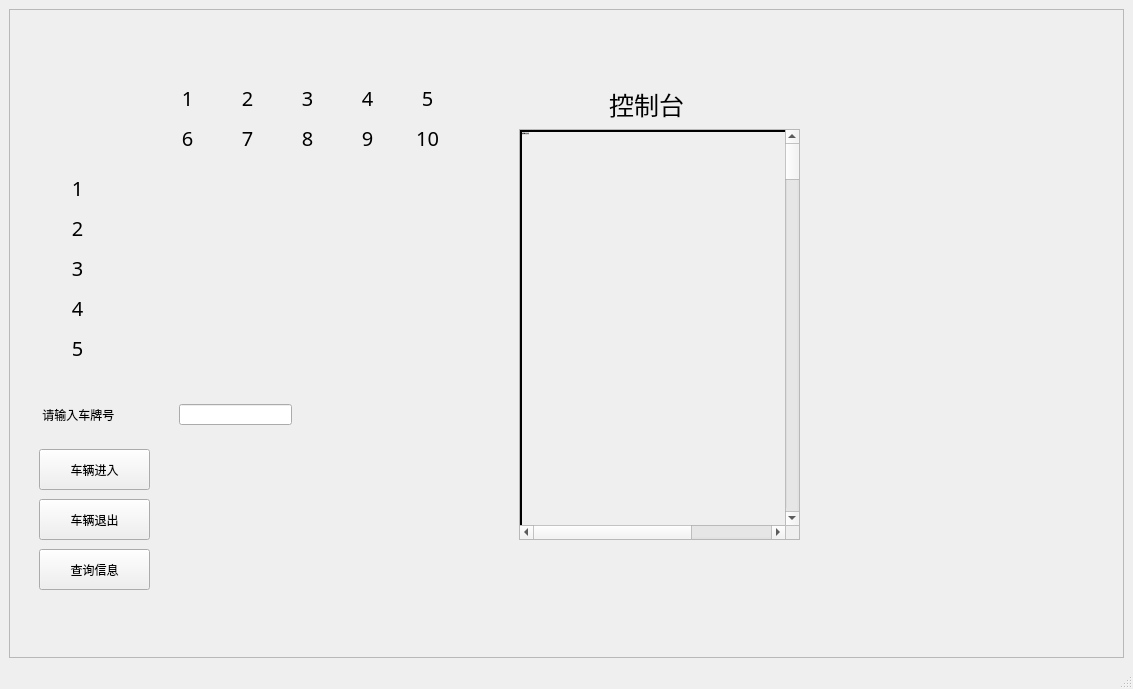
<?xml version="1.0" encoding="UTF-8"?>
<ui version="4.0">
 <class>MainWindow</class>
 <widget class="QMainWindow" name="MainWindow">
  <property name="geometry">
   <rect>
    <x>0</x>
    <y>0</y>
    <width>1133</width>
    <height>689</height>
   </rect>
  </property>
  <property name="windowTitle">
   <string>MainWindow</string>
  </property>
  <widget class="QWidget" name="centralwidget">
   <layout class="QGridLayout" name="gridLayout">
    <item row="0" column="0">
     <widget class="QFrame" name="frame">
      <property name="frameShape">
       <enum>QFrame::StyledPanel</enum>
      </property>
      <property name="frameShadow">
       <enum>QFrame::Raised</enum>
      </property>
      <widget class="QLabel" name="queue1">
       <property name="geometry">
        <rect>
         <x>40</x>
         <y>160</y>
         <width>57</width>
         <height>38</height>
        </rect>
       </property>
       <property name="styleSheet">
        <string notr="true">QLabel{
background-image: url(&quot;D:/QT/program/parkinglot/parkinglot.png&quot;);
font:20px bold;
}</string>
       </property>
       <property name="text">
        <string>1</string>
       </property>
       <property name="alignment">
        <set>Qt::AlignCenter</set>
       </property>
      </widget>
      <widget class="QLabel" name="controllabel">
       <property name="geometry">
        <rect>
         <x>600</x>
         <y>80</y>
         <width>101</width>
         <height>31</height>
        </rect>
       </property>
       <property name="styleSheet">
        <string notr="true">QLabel{
font:25px blod;
}</string>
       </property>
       <property name="text">
        <string>控制台</string>
       </property>
      </widget>
      <widget class="QLabel" name="parkinglot7">
       <property name="geometry">
        <rect>
         <x>210</x>
         <y>110</y>
         <width>57</width>
         <height>38</height>
        </rect>
       </property>
       <property name="styleSheet">
        <string notr="true">QLabel{
background-image: url(&quot;D:/QT/program/parkinglot/parkinglot.png&quot;);
font:20px bold;
}</string>
       </property>
       <property name="text">
        <string>7</string>
       </property>
       <property name="alignment">
        <set>Qt::AlignCenter</set>
       </property>
      </widget>
      <widget class="QLabel" name="parkinglot6">
       <property name="geometry">
        <rect>
         <x>150</x>
         <y>110</y>
         <width>57</width>
         <height>38</height>
        </rect>
       </property>
       <property name="styleSheet">
        <string notr="true">QLabel{
background-image: url(&quot;D:/QT/program/parkinglot/parkinglot.png&quot;);
font:20px bold;
}</string>
       </property>
       <property name="text">
        <string>6</string>
       </property>
       <property name="alignment">
        <set>Qt::AlignCenter</set>
       </property>
      </widget>
      <widget class="QLabel" name="parkinglot5">
       <property name="geometry">
        <rect>
         <x>390</x>
         <y>70</y>
         <width>57</width>
         <height>38</height>
        </rect>
       </property>
       <property name="styleSheet">
        <string notr="true">QLabel{
background-image: url(&quot;D:/QT/program/parkinglot/parkinglot.png&quot;);
font:20px bold;
}</string>
       </property>
       <property name="text">
        <string>5</string>
       </property>
       <property name="alignment">
        <set>Qt::AlignCenter</set>
       </property>
      </widget>
      <widget class="QLabel" name="parkinglot4">
       <property name="geometry">
        <rect>
         <x>330</x>
         <y>70</y>
         <width>57</width>
         <height>38</height>
        </rect>
       </property>
       <property name="styleSheet">
        <string notr="true">QLabel{
background-image: url(&quot;D:/QT/program/parkinglot/parkinglot.png&quot;);
font:20px bold;
}</string>
       </property>
       <property name="text">
        <string>4</string>
       </property>
       <property name="alignment">
        <set>Qt::AlignCenter</set>
       </property>
      </widget>
      <widget class="QLabel" name="parkinglot3">
       <property name="geometry">
        <rect>
         <x>270</x>
         <y>70</y>
         <width>57</width>
         <height>38</height>
        </rect>
       </property>
       <property name="styleSheet">
        <string notr="true">QLabel{
background-image: url(&quot;D:/QT/program/parkinglot/parkinglot.png&quot;);
font:20px bold;
}</string>
       </property>
       <property name="text">
        <string>3</string>
       </property>
       <property name="alignment">
        <set>Qt::AlignCenter</set>
       </property>
      </widget>
      <widget class="QLabel" name="parkinglot2">
       <property name="geometry">
        <rect>
         <x>210</x>
         <y>70</y>
         <width>57</width>
         <height>38</height>
        </rect>
       </property>
       <property name="styleSheet">
        <string notr="true">QLabel{
background-image: url(&quot;D:/QT/program/parkinglot/parkinglot.png&quot;);
font:20px bold;
}</string>
       </property>
       <property name="text">
        <string>2</string>
       </property>
       <property name="alignment">
        <set>Qt::AlignCenter</set>
       </property>
      </widget>
      <widget class="QLabel" name="parkinglot1">
       <property name="geometry">
        <rect>
         <x>150</x>
         <y>70</y>
         <width>57</width>
         <height>38</height>
        </rect>
       </property>
       <property name="styleSheet">
        <string notr="true">QLabel{
background-image: url(&quot;D:/QT/program/parkinglot/parkinglot.png&quot;);
font:20px bold;
}</string>
       </property>
       <property name="text">
        <string>1</string>
       </property>
       <property name="alignment">
        <set>Qt::AlignCenter</set>
       </property>
      </widget>
      <widget class="QLabel" name="queue5">
       <property name="geometry">
        <rect>
         <x>40</x>
         <y>320</y>
         <width>57</width>
         <height>38</height>
        </rect>
       </property>
       <property name="styleSheet">
        <string notr="true">QLabel{
background-image: url(&quot;D:/QT/program/parkinglot/parkinglot.png&quot;);
font:20px bold;
}</string>
       </property>
       <property name="text">
        <string>5</string>
       </property>
       <property name="alignment">
        <set>Qt::AlignCenter</set>
       </property>
      </widget>
      <widget class="QLabel" name="queue4">
       <property name="geometry">
        <rect>
         <x>40</x>
         <y>280</y>
         <width>57</width>
         <height>38</height>
        </rect>
       </property>
       <property name="styleSheet">
        <string notr="true">QLabel{
background-image: url(&quot;D:/QT/program/parkinglot/parkinglot.png&quot;);
font:20px bold;
}</string>
       </property>
       <property name="text">
        <string>4</string>
       </property>
       <property name="alignment">
        <set>Qt::AlignCenter</set>
       </property>
      </widget>
      <widget class="QLabel" name="queue3">
       <property name="geometry">
        <rect>
         <x>40</x>
         <y>240</y>
         <width>57</width>
         <height>38</height>
        </rect>
       </property>
       <property name="styleSheet">
        <string notr="true">QLabel{
background-image: url(&quot;D:/QT/program/parkinglot/parkinglot.png&quot;);
font:20px bold;
}</string>
       </property>
       <property name="text">
        <string>3</string>
       </property>
       <property name="alignment">
        <set>Qt::AlignCenter</set>
       </property>
      </widget>
      <widget class="QLabel" name="queue2">
       <property name="geometry">
        <rect>
         <x>40</x>
         <y>200</y>
         <width>57</width>
         <height>38</height>
        </rect>
       </property>
       <property name="styleSheet">
        <string notr="true">QLabel{
background-image: url(&quot;D:/QT/program/parkinglot/parkinglot.png&quot;);
font:20px bold;
}</string>
       </property>
       <property name="text">
        <string>2</string>
       </property>
       <property name="alignment">
        <set>Qt::AlignCenter</set>
       </property>
      </widget>
      <widget class="QLabel" name="parkinglot8">
       <property name="geometry">
        <rect>
         <x>270</x>
         <y>110</y>
         <width>57</width>
         <height>38</height>
        </rect>
       </property>
       <property name="styleSheet">
        <string notr="true">QLabel{
background-image: url(&quot;D:/QT/program/parkinglot/parkinglot.png&quot;);
font:20px bold;
}</string>
       </property>
       <property name="text">
        <string>8</string>
       </property>
       <property name="alignment">
        <set>Qt::AlignCenter</set>
       </property>
      </widget>
      <widget class="QLabel" name="parkinglot9">
       <property name="geometry">
        <rect>
         <x>330</x>
         <y>110</y>
         <width>57</width>
         <height>38</height>
        </rect>
       </property>
       <property name="styleSheet">
        <string notr="true">QLabel{
background-image: url(&quot;D:/QT/program/parkinglot/parkinglot.png&quot;);
font:20px bold;
}</string>
       </property>
       <property name="text">
        <string>9</string>
       </property>
       <property name="alignment">
        <set>Qt::AlignCenter</set>
       </property>
      </widget>
      <widget class="QLabel" name="parkinglot10">
       <property name="geometry">
        <rect>
         <x>390</x>
         <y>110</y>
         <width>57</width>
         <height>38</height>
        </rect>
       </property>
       <property name="styleSheet">
        <string notr="true">QLabel{
background-image: url(&quot;D:/QT/program/parkinglot/parkinglot.png&quot;);
font:20px bold;
}</string>
       </property>
       <property name="text">
        <string>10</string>
       </property>
       <property name="alignment">
        <set>Qt::AlignCenter</set>
       </property>
      </widget>
      <widget class="QLabel" name="inputlabel">
       <property name="geometry">
        <rect>
         <x>30</x>
         <y>390</y>
         <width>111</width>
         <height>31</height>
        </rect>
       </property>
       <property name="styleSheet">
        <string notr="true">QLabel{
border: 2px solid ；
font:bold italic 16px &quot;微软雅黑&quot;;
}</string>
       </property>
       <property name="text">
        <string> 请输入车牌号</string>
       </property>
      </widget>
      <widget class="QPushButton" name="enterbutton">
       <property name="geometry">
        <rect>
         <x>30</x>
         <y>440</y>
         <width>111</width>
         <height>41</height>
        </rect>
       </property>
       <property name="text">
        <string>车辆进入</string>
       </property>
      </widget>
      <widget class="QPushButton" name="outbutton">
       <property name="geometry">
        <rect>
         <x>30</x>
         <y>490</y>
         <width>111</width>
         <height>41</height>
        </rect>
       </property>
       <property name="text">
        <string>车辆退出</string>
       </property>
      </widget>
      <widget class="QPushButton" name="checkbutton">
       <property name="geometry">
        <rect>
         <x>30</x>
         <y>540</y>
         <width>111</width>
         <height>41</height>
        </rect>
       </property>
       <property name="text">
        <string>查询信息</string>
       </property>
      </widget>
      <widget class="QLineEdit" name="inputnum">
       <property name="geometry">
        <rect>
         <x>170</x>
         <y>395</y>
         <width>113</width>
         <height>21</height>
        </rect>
       </property>
      </widget>
      <widget class="QScrollArea" name="scrollArea">
       <property name="geometry">
        <rect>
         <x>510</x>
         <y>120</y>
         <width>281</width>
         <height>411</height>
        </rect>
       </property>
       <property name="maximumSize">
        <size>
         <width>16777215</width>
         <height>16777215</height>
        </size>
       </property>
       <property name="contextMenuPolicy">
        <enum>Qt::DefaultContextMenu</enum>
       </property>
       <property name="sizeAdjustPolicy">
        <enum>QAbstractScrollArea::AdjustToContents</enum>
       </property>
       <property name="widgetResizable">
        <bool>true</bool>
       </property>
       <widget class="QWidget" name="scrollAreaWidgetContents">
        <property name="geometry">
         <rect>
          <x>0</x>
          <y>0</y>
          <width>400</width>
          <height>500000</height>
         </rect>
        </property>
        <property name="minimumSize">
         <size>
          <width>400</width>
          <height>500000</height>
         </size>
        </property>
        <widget class="QLabel" name="showmessage">
         <property name="geometry">
          <rect>
           <x>0</x>
           <y>0</y>
           <width>600</width>
           <height>1000000</height>
          </rect>
         </property>
         <property name="minimumSize">
          <size>
           <width>300</width>
           <height>500000</height>
          </size>
         </property>
         <property name="font">
          <font>
           <family>微软雅黑</family>
           <pointsize>-1</pointsize>
           <weight>75</weight>
           <italic>true</italic>
           <bold>true</bold>
          </font>
         </property>
         <property name="cursor">
          <cursorShape>ArrowCursor</cursorShape>
         </property>
         <property name="styleSheet">
          <string notr="true">QLabel{
border-color: rgb(85, 255, 255);
border: 2px solid ;
font:bold italic 16px &quot;微软雅黑&quot;;
}</string>
         </property>
         <property name="text">
          <string>此时停车场为空</string>
         </property>
         <property name="alignment">
          <set>Qt::AlignLeading|Qt::AlignLeft|Qt::AlignTop</set>
         </property>
         <property name="wordWrap">
          <bool>true</bool>
         </property>
        </widget>
       </widget>
      </widget>
     </widget>
    </item>
   </layout>
  </widget>
  <widget class="QMenuBar" name="menubar">
   <property name="geometry">
    <rect>
     <x>0</x>
     <y>0</y>
     <width>1133</width>
     <height>26</height>
    </rect>
   </property>
  </widget>
  <widget class="QStatusBar" name="statusbar"/>
 </widget>
 <resources/>
 <connections/>
</ui>
